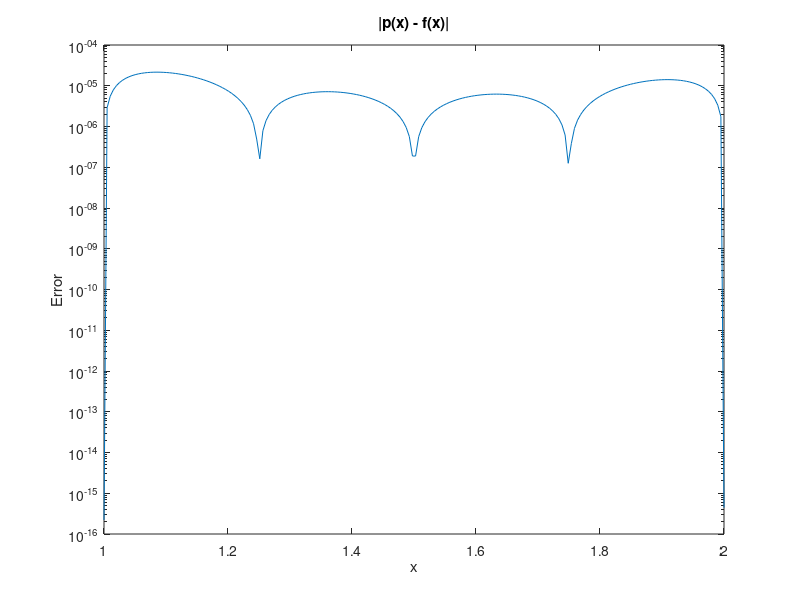

Write the MATLAB code that produced this figure. (Note: this script raises an error after producing the figure.)
%SE 4X03 Assignment #2
%Matthew Ruigrok

%Main Script for testing

%Q5

f1 = @(x) sqrt(x);

x = linspace(1,2,5);
y = arrayfun(f1,x);
p = polyfit(x,y,4);

x2 = linspace(1,2,200);
p_x = polyval(p,x2);
f_x = arrayfun(f1,x2);

error = abs(p_x - f_x);

semilogy(x2, error);
ylabel('Error')
xlabel('x')
title('|p(x) - f(x)|')

%Q7
%Test function
f2 = @(x) x^2/(1+x^2);

%(a)
%Points for plotting original f(x)
x = linspace(-pi,pi);
y = max_sin_zero(x);
%y = arrayfun(f2,x);
%Interpolating
x1 = linspace(-pi, pi, 21);
y1 = max_sin_zero(x1);
%y1 = arrayfun(f2,x1);
p = polyfit(x1,y1,20);

%Getting 200 interpolated points
x2 = linspace(-pi, pi, 200);
y2 = polyval(p, x2);


hold on
plot(x,y);
plot(x1,y1,'o')
plot(x2,y2)
title('Polyfit Interpolation with 21 evenly spaced points')
xlabel('x')
ylabel('y')
xlim([-2.5 2.5])
legend('f(x)','data points','p(x)');
hold off

% (b)
% Using spline instead of polyfit
x4 = linspace(-pi,pi,200);
y3 = spline(x,y,x4);

hold on
plot(x,y);
plot(x1,y1,'o')
plot(x4,y3);
title('Spline Interpolation with 21 evenly spaced points')
xlabel('x')
ylabel('y')
legend('f(x)','data points','p(x)');
hold off

% (c)
% Ployfit with Chebyshev points
x_cheb = cheb(-pi,pi,21);
y_cheb = max_sin_zero(x_cheb);
p_cheb = polyfit(x_cheb,y_cheb,20);

%Get 200 interpolated values
x_cheb2 = linspace(-pi,pi,200);
y_cheb2 = polyval(p_cheb,x_cheb2);

hold on
plot(x_cheb,y_cheb,'o')
plot(x,y,'b');
plot(x_cheb2,y_cheb2);
title('Polyfit Interpolation with 21 Chebyshev points')
xlabel('x')
ylabel('y')
legend('data points','f(x)', 'p(x)');







